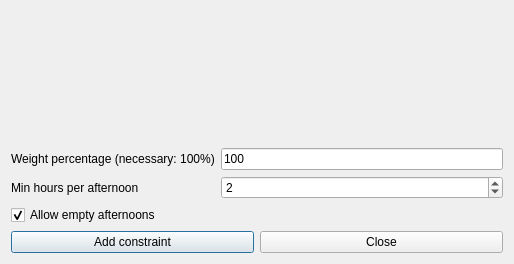
<?xml version="1.0" encoding="UTF-8"?>
<ui version="4.0">
 <class>AddConstraintTeachersMinHoursPerAfternoonForm_template</class>
 <widget class="QDialog" name="AddConstraintTeachersMinHoursPerAfternoonForm_template">
  <property name="geometry">
   <rect>
    <x>0</x>
    <y>0</y>
    <width>514</width>
    <height>264</height>
   </rect>
  </property>
  <property name="windowTitle">
   <string extracomment="This is the title of the dialog to add a new constraint of this type">Add teachers min hours per afternoon</string>
  </property>
  <layout class="QGridLayout" name="gridLayout">
   <item row="2" column="0">
    <widget class="QLabel" name="minHoursTextLabel">
     <property name="frameShape">
      <enum>QFrame::NoFrame</enum>
     </property>
     <property name="frameShadow">
      <enum>QFrame::Plain</enum>
     </property>
     <property name="text">
      <string>Min hours per afternoon</string>
     </property>
     <property name="wordWrap">
      <bool>false</bool>
     </property>
    </widget>
   </item>
   <item row="2" column="1">
    <widget class="QSpinBox" name="minHoursSpinBox">
     <property name="value">
      <number>2</number>
     </property>
    </widget>
   </item>
   <item row="0" column="1">
    <spacer name="verticalSpacer">
     <property name="orientation">
      <enum>Qt::Vertical</enum>
     </property>
     <property name="sizeHint" stdset="0">
      <size>
       <width>20</width>
       <height>107</height>
      </size>
     </property>
    </spacer>
   </item>
   <item row="1" column="1">
    <widget class="QLineEdit" name="weightLineEdit">
     <property name="text">
      <string notr="true">100</string>
     </property>
    </widget>
   </item>
   <item row="4" column="0" colspan="2">
    <layout class="QHBoxLayout" name="horizontalLayout">
     <item>
      <widget class="QPushButton" name="addConstraintPushButton">
       <property name="text">
        <string>Add constraint</string>
       </property>
      </widget>
     </item>
     <item>
      <widget class="QPushButton" name="closePushButton">
       <property name="text">
        <string>Close</string>
       </property>
      </widget>
     </item>
    </layout>
   </item>
   <item row="1" column="0">
    <widget class="QLabel" name="weightTextLabel">
     <property name="frameShape">
      <enum>QFrame::NoFrame</enum>
     </property>
     <property name="frameShadow">
      <enum>QFrame::Plain</enum>
     </property>
     <property name="text">
      <string>Weight percentage (necessary: 100%)</string>
     </property>
     <property name="wordWrap">
      <bool>false</bool>
     </property>
    </widget>
   </item>
   <item row="3" column="0" colspan="2">
    <widget class="QCheckBox" name="allowEmptyAfternoonsCheckBox">
     <property name="text">
      <string>Allow empty afternoons</string>
     </property>
     <property name="checked">
      <bool>true</bool>
     </property>
    </widget>
   </item>
  </layout>
 </widget>
 <layoutdefault spacing="6" margin="11"/>
 <resources/>
 <connections/>
</ui>
